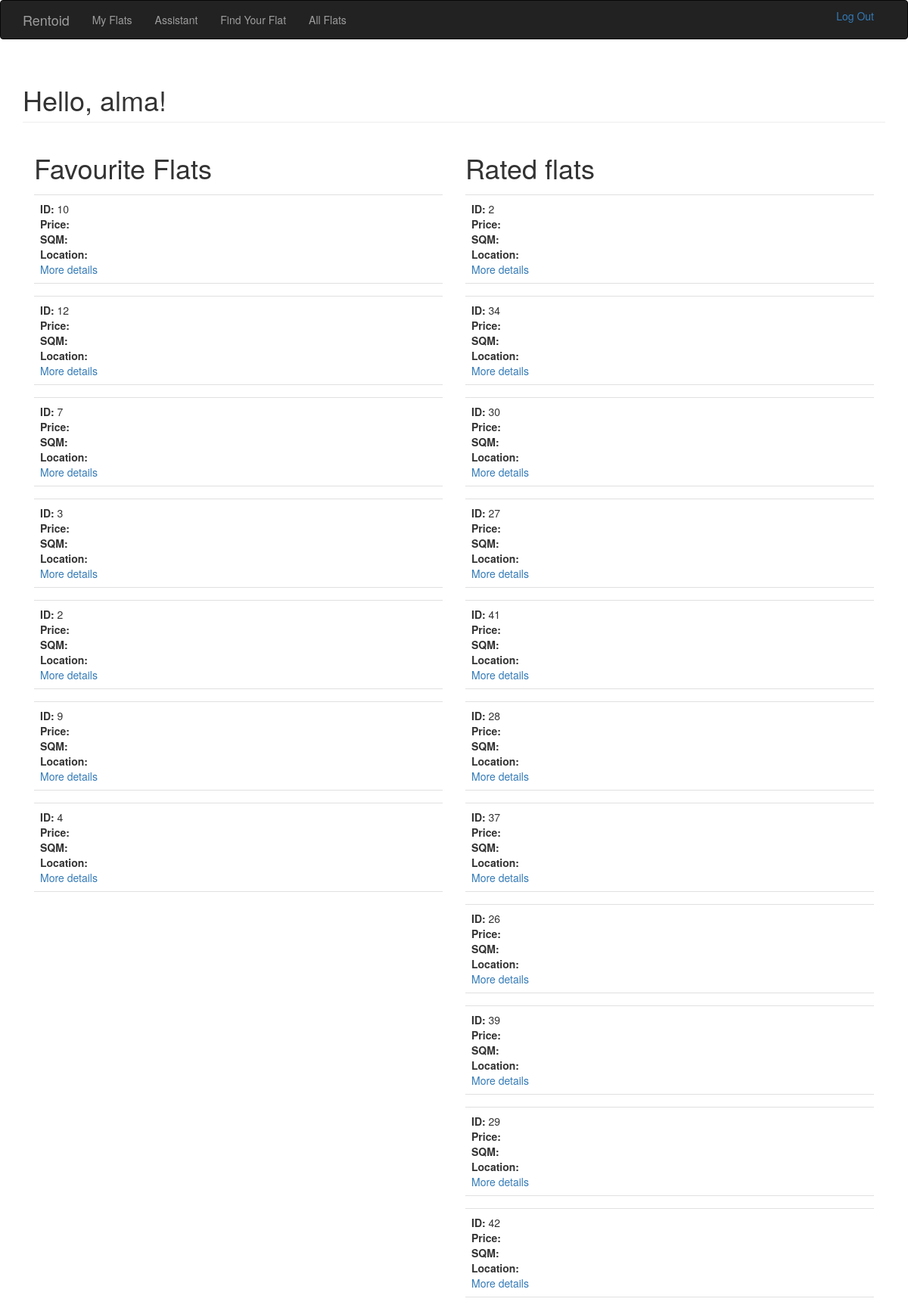
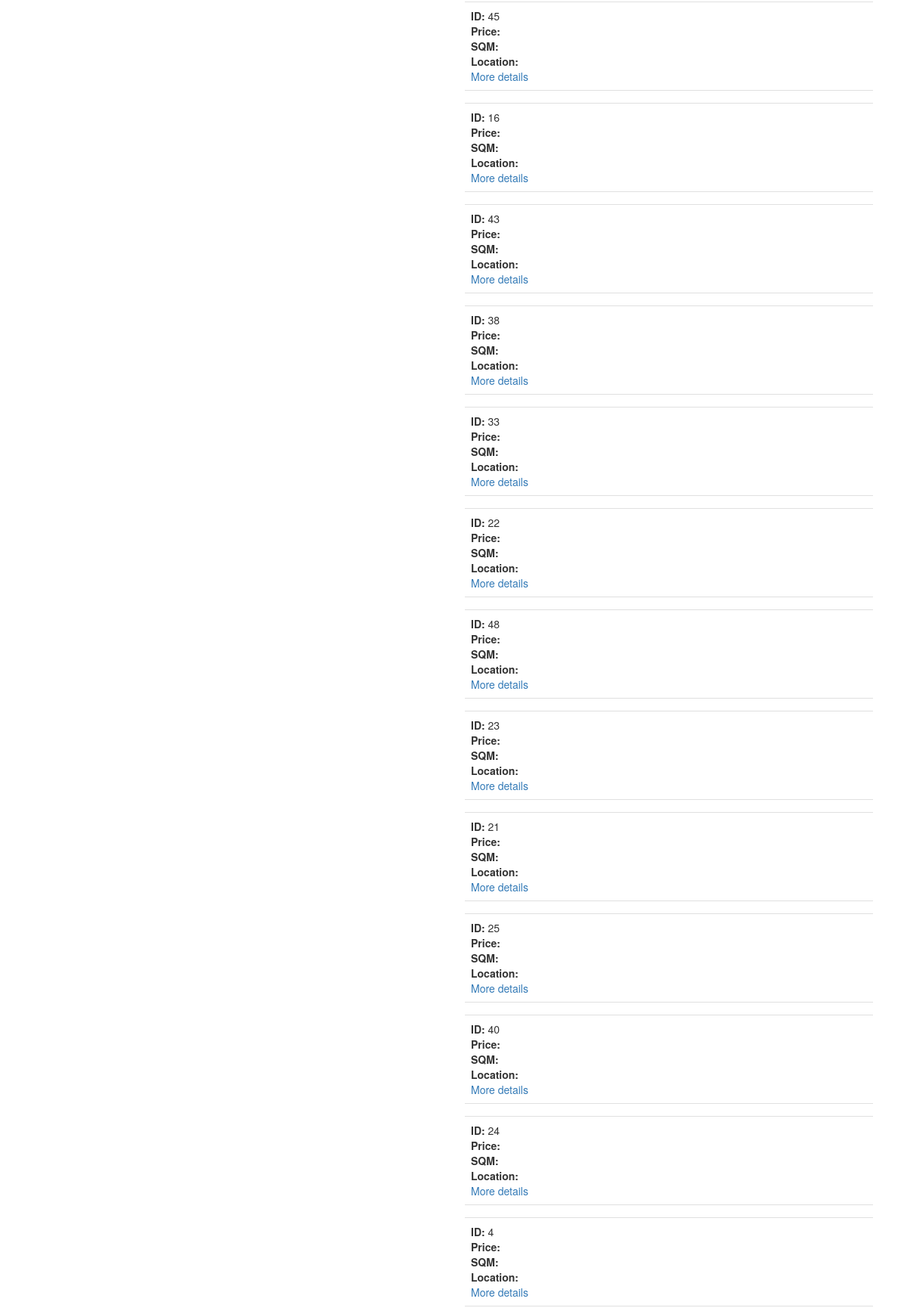
/ (signed in, upper part), run on the app's committed database (2 pictures, top to bottom).
### app/model/models.py (models this page shows, shortened)
class User(db.Model, UserMixin):
    __tablename__ = 'users'
    id = db.Column(db.Integer, primary_key=True)
    email = db.Column(db.String(64), unique=True, index=True)
    username = db.Column(db.String(64), unique=True, index=True)
    password_hash = db.Column(db.String(128))
    liked = db.relationship('Like', foreign_keys='Like.user_id', backref='user', lazy='dynamic')
    rated = db.relationship('Rating', foreign_keys='Rating.user_id', backref='user', lazy='dynamic')
    @property
    def password(self):
        raise AttributeError('password is not readable')

class Like(db.Model):
    __tablename__ = 'likes'
    id = db.Column(db.Integer, primary_key=True)
    user_id = db.Column(db.Integer, db.ForeignKey('users.id'))
    flat_id = db.Column(db.Integer, db.ForeignKey('flats.id'))
    __table_args__ = (db.UniqueConstraint('user_id', 'flat_id', name='unique_user_flat_like'),)

class Rating(db.Model):
    __tablename__ = 'ratings'
    id = db.Column(db.Integer, primary_key=True)
    user_id = db.Column(db.Integer, db.ForeignKey('users.id'))
    flat_id = db.Column(db.Integer, db.ForeignKey('flats.id'))
    rating = db.Column(db.Float)
    __table_args__ = (db.UniqueConstraint('user_id', 'flat_id', name='unique_user_flat_rating'),)

### app/main/views.py (the view)
@main.route('/')
def index():
    liked_flats = None
    rated_flats = None
    if current_user.is_authenticated:
        rated_flats = current_user.rated.all()
        liked_flats = current_user.liked.all()
    return render_template('index.html', liked_flats=liked_flats, rated_flats=rated_flats)

### app/model/models.py (called while the page is built)
@login_manager.user_loader
def load_user(user_id):
    return User.query.get(int(user_id))

### app/templates/index.html (shortened to what this page needs)
{% extends "base.html" %}
{% block page_content %}
<div class="container">
<h1 class="page-header"> Hello,
{% if current_user.is_authenticated %}
    {{ current_user.username }}!
{% else %}
    Stranger!
{% endif %}
</h1>
</div>
<div class="container">
<div class="container col-md-6">
    <h1>Favourite Flats</h1>
    {% if current_user.is_authenticated %}
        {% if liked_flats is defined and liked_flats[0] %}
            {% for liked_flat in liked_flats %}
            <ul class="posts">
                <li class="post">
                    <div class="post-body">
                        <strong>ID: </strong>{{ liked_flat.id }} <br>
                        <strong>Price: </strong>{{ liked_flat.price }} <br>
                        <strong>SQM: </strong>{{ liked_flat.sqm }} <br>
                        <strong>Location: </strong>{{ liked_flat.location }}
                    </div>
                    <div>
                        <a href="{{ url_for('flats.flat', flat_id=liked_flat.id) }}">More details</a>
                    </div>
                </li>
            </ul>
            {% endfor %}
        {% else %}
        <p> You don't have any favourite flats.</p>
        {% endif %}
    {% else %}
        Login to see your favourite flats.
    {% endif %}
</div>
<div class="container col-md-6">
    <h1>Rated flats</h1>
    {% if current_user.is_authenticated %}
        {% if rated_flats is defined and rated_flats[0] %}
            {% for rated_flat in rated_flats %}
            <ul class="posts">
                <li class="post">
                    <div class="post-body">
                        <strong>ID: </strong>{{ rated_flat.id }} <br>
                        <strong>Price: </strong>{{ rated_flat.price }}  <br>
                        <strong>SQM: </strong>{{ rated_flat.sqm }}  <br>
                        <strong>Location: </strong>{{ rated_flat.location }} <br>
                    </div>
                    <div>
                        <a href="{{ url_for('flats.flat', flat_id=rated_flat.id) }}">More details</a>
                    </div>
                </li>
            </ul>
            {% endfor %}
        {% else %}
        <p> You don't have any rated flats.</p>
        {% endif %}
    {% else %}
        Login to see your rated flats.
    {% endif %}
    </div>
</div>
{% endblock %}

### app/static/style.css (style rules this page uses)
ul.posts { list-style-type: none; padding: 0px; margin: 16px 0px 0px 0px; border-top: 1px solid #e0e0e0; }
ul.posts li.post { padding: 8px; border-bottom: 1px solid #e0e0e0; }

### data on the page
User: username "alma"
Like: id "10"
Like: id "12"
Like: id "7"
Like: id "3"
Like: id "2"
Like: id "9"
Like: id "4"
Rating: id "2"
Rating: id "34"
Rating: id "30"
Rating: id "27"
Rating: id "41"
Rating: id "28"
Rating: id "37"
Rating: id "26"
Rating: id "39"
Rating: id "29"
Rating: id "42"
Rating: id "45"
Rating: id "16"
Rating: id "43"
Rating: id "38"
Rating: id "33"
Rating: id "22"
Rating: id "48"
Rating: id "23"
Rating: id "21"
Rating: id "25"
Rating: id "40"
Rating: id "24"
Rating: id "4"
